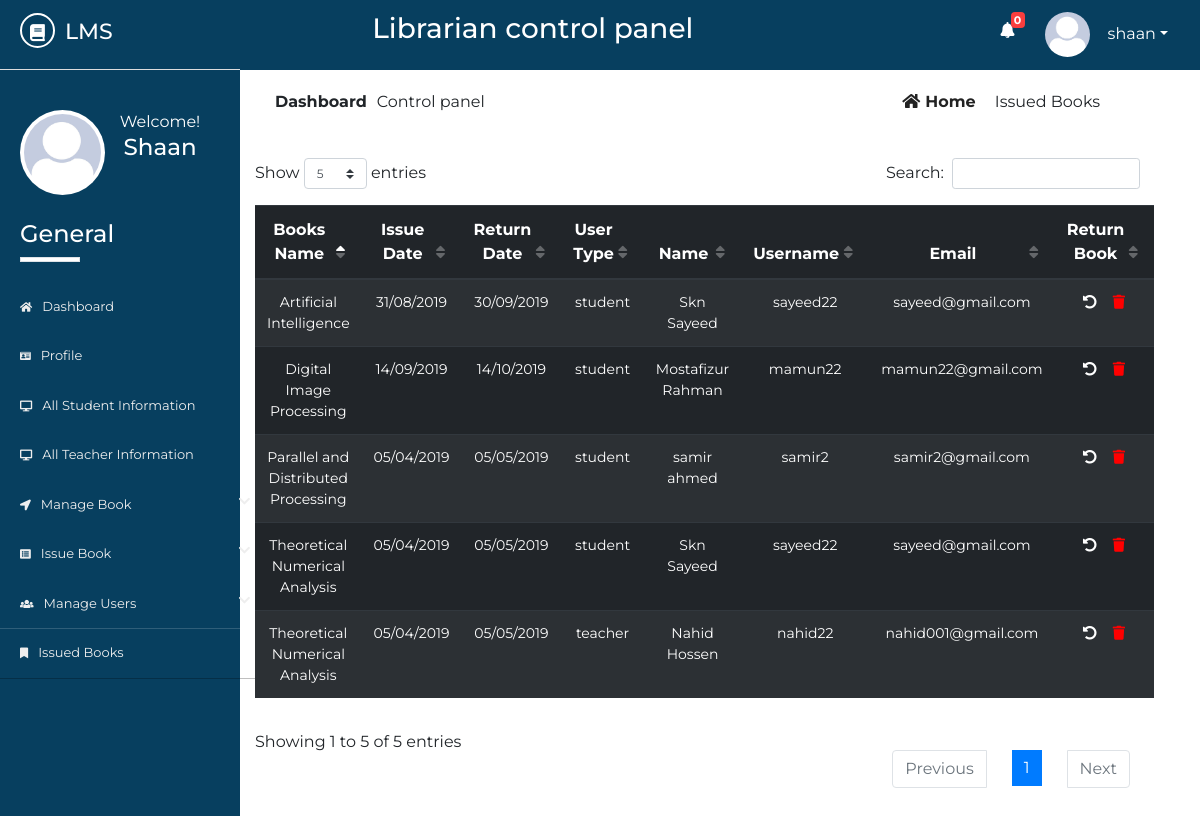
Page /issued-books.php (signed in) on the committed database.
### tables this page shows
CREATE TABLE `lib_registration` (
  `id` int(2) NOT NULL,
  `name` varchar(50) NOT NULL,
  `username` varchar(20) NOT NULL,
  `password` varchar(20) NOT NULL,
  `email` varchar(50) NOT NULL,
  `phone` varchar(20) NOT NULL,
  `address` varchar(100) NOT NULL,
  `photo` varchar(500) NOT NULL,
  `status` varchar(7) NOT NULL
);

CREATE TABLE `issue_book` (
  `id` int(10) NOT NULL,
  `utype` varchar(10) NOT NULL,
  `regno` varchar(20) NOT NULL,
  `name` varchar(50) NOT NULL,
  `sem` varchar(10) NOT NULL,
  `session` varchar(10) NOT NULL,
  `dept` varchar(10) NOT NULL,
  `phone` varchar(20) NOT NULL,
  `email` varchar(20) NOT NULL,
  `booksname` varchar(50) NOT NULL,
  `booksissuedate` varchar(10) NOT NULL,
  `booksreturndate` varchar(10) NOT NULL,
  `username` varchar(20) NOT NULL
);

CREATE TABLE `t_issuebook` (
  `id` int(10) NOT NULL,
  `utype` varchar(20) NOT NULL,
  `idno` varchar(20) NOT NULL,
  `name` varchar(50) NOT NULL,
  `lecturer` varchar(20) NOT NULL,
  `phone` varchar(20) NOT NULL,
  `email` varchar(50) NOT NULL,
  `booksname` varchar(50) NOT NULL,
  `booksissuedate` varchar(20) NOT NULL,
  `booksreturndate` varchar(20) NOT NULL,
  `username` varchar(20) NOT NULL
);

### issued-books.php (the view, shortened to what this page needs)
        <?php
    $page = 'ibook';
    include 'inc/connection.php';
 ?>
<!DOCTYPE html>
<html lang="en">
<head>
	<link rel="stylesheet" href="inc/css/bootstrap.min.css">
	<link rel="stylesheet" href="inc/css/bootstrap-select.min.css">
	<link rel="stylesheet" href="inc/css/fontawesome-all.min.css">
	<link rel="stylesheet" href="inc/css/datatables.min.css">
	<link rel="stylesheet" href="inc/css/pro1.css">
</head>
<body>
    <div class="main-content">
        <?php
                include 'inc/header.php';
        ?>
        <div class="dashboard-content">
            <div class="dashboard-header">
                <div class="container">
                    <div class="row">
                        <div class="col-md-6">
                            <div class="left">
                                <p><span>dashboard</span>Control panel</p>
                            </div>
                        </div>
                        <div class="col-md-6">
                            <div class="right text-right">
                                <a href="dashboard.php"><i class="fas fa-home"></i>home</a>
                                <span class="disabled">issued books</span>
                            </div>
                        </div>
                    </div>
                    <div class="issued-content">
                        <div class="row">
                            <div class="col-md-12">
                                <div class="rbook-info status">
                                    <table id="dtBasicExample" class="table table-striped table-dark text-center">
                                        <thead>
                                                <tr>
                                                    <th>Books Name</th>
                                                    <th>Issue Date</th>
                                                    <th>Return Date</th>
                                                    <th>User Type</th>
                                                    <th>Name</th>
                                                    <th>Username</th>
                                                    <th>Email</th>
                                                    <th>Return Book</th>
                                                </tr>
                                        </thead>
                                            <tbody>
                                                <?php
                                                    $res= mysqli_query($link, "select * from issue_book");
                                                    $res2= mysqli_query($link, "select * from t_issuebook");
                                                    while ($row=mysqli_fetch_array($res)) {
                                                        echo "<tr>";
                                                        echo "<td>"; echo $row["booksname"]; echo "</td>";
                                                        echo "<td>"; echo $row["booksissuedate"]; echo "</td>";
                                                        echo "<td>"; echo $row["booksreturndate"]; echo "</td>";
                                                        echo "<td>"; echo $row["utype"]; echo "</td>";
                                                        echo "<td>"; echo $row["name"]; echo "</td>";
                                                        echo "<td>"; echo $row["username"]; echo "</td>";
                                                        echo "<td>"; echo $row["email"]; echo "</td>";
                                                        echo "<td>";
                                                    ?>
                                                            <ul>
                                                                <li><a style="color: #fff;" href="return.php?id=<?php echo $row["id"]; ?>"><i class="fas fa-undo-alt"></i></a></li>
                                                                <li><a href="delete.php?id=<?php echo $row["id"]; ?>"><i class="fas fa-trash"></i></a></li>
                                                            </ul>
                                                        <?php
                                                        echo "</td>";
                                                        echo "</tr>";
                                                    }
                                                    while ($row=mysqli_fetch_array($res2)) {
                                                        echo "<tr>";
                                                        echo "<td>"; echo $row["booksname"]; echo "</td>";
                                                        echo "<td>"; echo $row["booksissuedate"]; echo "</td>";
                                                        echo "<td>"; echo $row["booksreturndate"]; echo "</td>";
                                                        echo "<td>"; echo $row["utype"]; echo "</td>";
                                                        echo "<td>"; echo $row["name"]; echo "</td>";
                                                        echo "<td>"; echo $row["username"]; echo "</td>";
                                                        echo "<td>"; echo $row["email"]; echo "</td>";
                                                        echo "<td>";
                                                    ?>
                                                            <ul>
                                                                <li><a href="return.php?id=<?php echo $row["id"]; ?>"><i class="fas fa-undo-alt"></i></a></li>
                                                                <li><a href="delete.php?id=<?php echo $row["id"]; ?>"><i class="fas fa-trash"></i></a></li>
                                                            </ul>
                                                        <?php
                                                        echo "</td>";
                                                        echo "</tr>";
                                                    }
                                                ?>
                                            </tbody>
                                    </table>
                                </div>
                            </div>
                        </div>
                    </div>
                </div>
            </div>
        </div>
        <?php
                include 'inc/footer.php';
        ?>
</body>
</html>

### inc/header.php (shortened to what this page needs)
<?php
    include 'inc/connection.php';
    $res = mysqli_query($link,"select * from request_books where read1='no'");
    $not= mysqli_num_rows($res);
 ?>
	<div class="left-sidebar">
		<div class="p-title">
			<h3><a href=""><i class="fas fa-book"></i><span>lms</span></a></h3>
		</div>
		<div class="profile">
			<div class="profile-pic">
				<?php
					$res = mysqli_query($link, "select * from lib_registration where username='".$_SESSION['username']."'");
					while ($row = mysqli_fetch_array($res)){
						?><img src="<?php echo $row["photo"]; ?> " height="" width="" alt="something wrong" class="rounded-circle"></a> <?php
					}
				?>
			</div>
			<div class="profile-info text-center">
				<span>Welcome!</span>
				<h2>
					<?php
						$res = mysqli_query($link, "select * from lib_registration where username='".$_SESSION['username']."'");
						while ($row = mysqli_fetch_array($res)){
						$name  =  $row["name"];
						echo $name;
						}
					?>
				</h2>
			</div>
		</div>
		<div class="sidebar-menu">
			<h3>General</h3>
			<div class="border"></div>
			<ul>
				<li class="menu <?php if($page=='home'){ echo 'active';} ?>">
					<a href="dashboard.php"><i class="fas fa-home"></i>Dashboard</a>
				</li>
					<li class="menu <?php if($page=='profile'){ echo 'active';} ?>">
					<a href="profile.php"><i class="fas fa-id-card"></i>profile</a>
				</li>
				<li class="menu <?php if($page=='sinfo'){ echo 'active';} ?>">
					<a href="all-student-info.php"><i class="fas fa-desktop"></i>all student information</a>
				</li>
				<li class="menu <?php if($page=='tinfo'){ echo 'active';} ?>">
					<a href="all-teacher-info.php"><i class="fas fa-desktop"></i>all teacher information</a>
				</li>
				<li class="menu menu-toggle2">
					<a href="#"><i class="fas fa-location-arrow"></i>manage book <span class="fa fa-chevron-down"></span></a>
				</li>
				<li class="menu menu-toggle1">
					<a href="#"><i class="fas fa-list-alt"></i>issue book <span class="fa fa-chevron-down"></span></a>
				</li>
				<li class="menu menu-toggle3">
					<a href="#"><i class="fas fa-users"></i>manage users <span class="fa fa-chevron-down"></span></a>
				</li>
					<li class="menu <?php if($page=='ibook'){ echo 'active';} ?>">
					<a href="issued-books.php"><i class="fas fa-bookmark"></i>issued books</a>
				</li>
			</ul>
		</div>
	</div>
	<div class="content">
		<div class="inner">
			<div class="heading text-center">
				<h3>Librarian control panel</h3>
			</div>
			<div class="header-profile text-right">
				<ul>
					<li class="icon">
						<a href="requested-books.php" ><i class="fas fa-bell"></i></a>
						<span class="count" onclick="window.location='requested-books.php'"><b><?php echo $not; ?></b></span>
					</li>
					<li class="dropdown">
						<?php
								$res = mysqli_query($link, "select * from lib_registration where username='".$_SESSION['username']."'");
								while ($row = mysqli_fetch_array($res)){
									?><a href="" class="dropdown-toggle" data-toggle="dropdown"><img src="<?php echo $row["photo"]; ?>" alt=""><span><?php echo $_SESSION["username"]; ?></span></a> <?php
								}
						?>
					</li>
				</ul>
			</div>
		</div>
	</div>

### inc/footer.php (shortened to what this page needs)
</body>
</html>

### inc/css/pro1.css (style rules this page uses)
* { margin: 0; padding: 0; }
body { font-family: 'Montserrat', sans-serif; }
.border { width: 60px; height: 5px; background: #fff; }
.main-content { width: 100%; height: 80vw; }
.main-content .left-sidebar { width: 20%; height: 100%; background: #073f5f; float: left; }
.main-content .left-sidebar .p-title { width: 100%; padding: 13px; padding-left: 20px; background: #073f5f; border-bottom: 1px solid #ddd; }
.main-content .p-title a { text-decoration: none; color: #fff; font-size: 22px; text-transform: uppercase; }
.main-content .p-title a i { width: 35px; height: 35px; line-height: 35px; text-align: center; font-size: 17px; border-radius: 50%; border: 2px solid #fff; }
.main-content .p-title a span { margin-left: 10px; }
.main-content .left-sidebar .profile { width: 100%; padding: 20px; margin-top: 0; padding-top: 0; }
.main-content .left-sidebar .profile .profile-pic { width: 40%; float: left; }
.main-content .left-sidebar .profile img { width: 85px; height: 85px; position: inherit; padding: 4px; background: #fff; overflow: hidden; }
.main-content .left-sidebar .profile .profile-info { width: 60%; float: left; color: #fff; }
.main-content .left-sidebar .profile .profile-info h2 { font-size: 23px; }
.sidebar-menu { color: #fff; width: 100%; padding-top: 60px; padding-left: 0; }
.sidebar-menu h3 { margin-left: 20px; font-size: 24px; }
.sidebar-menu .border { margin-left: 20px; margin-bottom: 20px; }
.sidebar-menu ul li a { text-decoration: none; color: #eee; width: 270px; padding: 15px 20px; font-size: 13px; display: block; text-transform: capitalize; transition: all .5s ease; }
.sidebar-menu ul { padding-left: 0; }
.sidebar-menu ul li a i { margin-right: 10px; font-size: smaller; }
.sidebar-menu ul li a span { float: right; }
.content { width: 80%; height: auto; float: right; }
.content .inner { width: 100%; height: 70px; background: #073f5f; padding: 12px; }
.content .inner .heading { width: 60%; float: left; color: #fff; }
.content .inner .header-profile { width: calc(40%-20px); float: right; margin-right: 20px; position: relative; }
.content .inner .header-profile .icon i { margin-right: 30px; font-size: 16px; margin-top: 10px; }
.header-profile .dropdown span { color: #fff; margin-left: 10px; }
.header-profile .icon span { color: #fff; position: absolute; left: 10px; top: 0; font-size: 11px; width: 14px; height: 16px; line-height: 16px; text-align: center; border-radius: 4px; background: #FA3E3E; }
.header-profile ul li { list-style: none; float: left; }
.header-profile ul li i { color: #fff; }
.header-profile img { width: 40px; height: 40px; border-radius: 50%; margin-right: 8px; }
.dropdown a { text-decoration: none; color: #fff; }
.dropdown img { width: 45px; height: 45px; border-radius: 50%; }
.dashboard-header .left { padding: 20px; }
.dashboard-header .left p span { text-transform: capitalize; margin-right: 10px; font-weight: bold; }
.dashboard-header .right { padding: 20px; margin-right: 20px; }
.dashboard-header .right a { text-transform: capitalize; text-decoration: none; color: #222; margin-right: 15px; font-weight: bold; }
.dashboard-header .right a i { margin-right: 5px; }
.dashboard-header .right span { text-transform: capitalize; }
.rbook-info tbody { font-size: 14px; }
.rbook-info a { text-decoration: none; color: #fff; }
.status ul li { list-style: none; float: left; margin-left: 16px; }
.status ul li:nth-child(2) i { color: red; }
.sidebar-menu li.active a { box-shadow: rgba(0, 0, 0, 0.25) 0 1px 0, inset rgba(255, 255, 255, 0.16) 0 1px 0; border-right: 5px solid #1ABB9C; }

### rows in the picture
lib_registration: photo (picture), name "Shaan"
issue_book: booksname "Theoretical Numerical Analysis", booksissuedate "05/04/2019", booksreturndate "05/05/2019", utype "student", name "Skn Sayeed", username "sayeed22", email "sayeed@gmail.com"
issue_book: booksname "Parallel and Distributed Processing", booksissuedate "05/04/2019", booksreturndate "05/05/2019", utype "student", name "samir ahmed", username "samir2", email "samir2@gmail.com"
issue_book: booksname "Artificial Intelligence", booksissuedate "31/08/2019", booksreturndate "30/09/2019", utype "student", name "Skn Sayeed", username "sayeed22", email "sayeed@gmail.com"
issue_book: booksname "Digital Image Processing", booksissuedate "14/09/2019", booksreturndate "14/10/2019", utype "student", name "Mostafizur Rahman", username "mamun22", email "mamun22@gmail.com"
t_issuebook: booksname "Theoretical Numerical Analysis", booksissuedate "05/04/2019", booksreturndate "05/05/2019", utype "teacher", name "Nahid Hossen", username "nahid22", email "nahid001@gmail.com"

### other values in the picture
$not "0"
